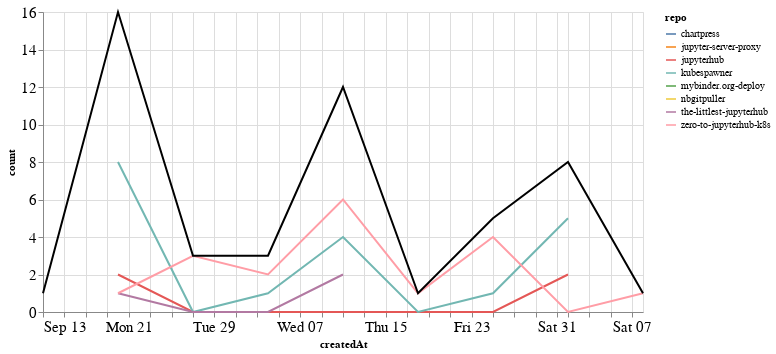

The cell this chart's notebook holds for it:
### Markdown cell above
## Comments

### Code cell
comments_time = comments.groupby('repo').resample('W', on='createdAt').count()['author'].reset_index()
comments_time = comments_time.rename(columns={'author': 'count'})
comments_time_total = comments_time.groupby('createdAt').agg({"count": "sum"}).reset_index()
ch1 = alt.Chart(comments_time, width=600).mark_line().encode(
    x='createdAt',
    y='count',
    color='repo',
    tooltip="repo"
)

ch2 = alt.Chart(comments_time_total, width=600).mark_line(color="black").encode(
    x='createdAt',
    y='count',
)

ch1 + ch2

### Figure 1 — Vega-Lite specification as saved in the notebook (floating-point values rounded to 4 significant figures)
{"config": {"axisLeft": {"labelFontSize": 15}, "axisBottom": {"labelFontSize": 15}}, "layer": [{"data": {"name": "data-209230bfc3af4ed3ee8d1570b774da7c"}, "mark": "line", "encoding": {"color": {"type": "nominal", "field": "repo"}, "tooltip": {"type": "nominal", "field": "repo"}, "x": {"type": "temporal", "field": "createdAt"}, "y": {"type": "quantitative", "field": "count"}}, "width": 600}, {"data": {"name": "data-3bedc63d30c974729a376f5e436ec760"}, "mark": {"type": "line", "color": "black"}, "encoding": {"x": {"type": "temporal", "field": "createdAt"}, "y": {"type": "quantitative", "field": "count"}}, "width": 600}], "$schema": "https://vega.github.io/schema/vega-lite/v4.8.1.json", "datasets": {"data-209230bfc3af4ed3ee8d1570b774da7c": [{"repo": "chartpress", "createdAt": "2020-11-01T00:00:00", "count": 1}, {"repo": "jupyter-server-proxy", "createdAt": "2020-09-20T00:00:00", "count": 3}, {"repo": "jupyterhub", "createdAt": "2020-09-20T00:00:00", "count": 2}, {"repo": "jupyterhub", "createdAt": "2020-09-27T00:00:00", "count": 0}, {"repo": "jupyterhub", "createdAt": "2020-10-04T00:00:00", "count": 0}, {"repo": "jupyterhub", "createdAt": "2020-10-11T00:00:00", "count": 0}, {"repo": "jupyterhub", "createdAt": "2020-10-18T00:00:00", "count": 0}, {"repo": "jupyterhub", "createdAt": "2020-10-25T00:00:00", "count": 0}, {"repo": "jupyterhub", "createdAt": "2020-11-01T00:00:00", "count": 2}, {"repo": "kubespawner", "createdAt": "2020-09-20T00:00:00", "count": 8}, {"repo": "kubespawner", "createdAt": "2020-09-27T00:00:00", "count": 0}, {"repo": "kubespawner", "createdAt": "2020-10-04T00:00:00", "count": 1}, {"repo": "kubespawner", "createdAt": "2020-10-11T00:00:00", "count": 4}, {"repo": "kubespawner", "createdAt": "2020-10-18T00:00:00", "count": 0}, {"repo": "kubespawner", "createdAt": "2020-10-25T00:00:00", "count": 1}, {"repo": "kubespawner", "createdAt": "2020-11-01T00:00:00", "count": 5}, {"repo": "mybinder.org-deploy", "createdAt": "2020-09-13T00:00:00", "count": 1}, {"repo": "nbgitpuller", "createdAt": "2020-09-20T00:00:00", "count": 1}, {"repo": "the-littlest-jupyterhub", "createdAt": "2020-09-20T00:00:00", "count": 1}, {"repo": "the-littlest-jupyterhub", "createdAt": "2020-09-27T00:00:00", "count": 0}, {"repo": "the-littlest-jupyterhub", "createdAt": "2020-10-04T00:00:00", "count": 0}, {"repo": "the-littlest-jupyterhub", "createdAt": "2020-10-11T00:00:00", "count": 2}, {"repo": "zero-to-jupyterhub-k8s", "createdAt": "2020-09-20T00:00:00", "count": 1}, {"repo": "zero-to-jupyterhub-k8s", "createdAt": "2020-09-27T00:00:00", "count": 3}, {"repo": "zero-to-jupyterhub-k8s", "createdAt": "2020-10-04T00:00:00", "count": 2}, {"repo": "zero-to-jupyterhub-k8s", "createdAt": "2020-10-11T00:00:00", "count": 6}, {"repo": "zero-to-jupyterhub-k8s", "createdAt": "2020-10-18T00:00:00", "count": 1}, {"repo": "zero-to-jupyterhub-k8s", "createdAt": "2020-10-25T00:00:00", "count": 4}, {"repo": "zero-to-jupyterhub-k8s", "createdAt": "2020-11-01T00:00:00", "count": 0}, {"repo": "zero-to-jupyterhub-k8s", "createdAt": "2020-11-08T00:00:00", "count": 1}], "data-3bedc63d30c974729a376f5e436ec760": [{"createdAt": "2020-09-13T00:00:00", "count": 1}, {"createdAt": "2020-09-20T00:00:00", "count": 16}, {"createdAt": "2020-09-27T00:00:00", "count": 3}, {"createdAt": "2020-10-04T00:00:00", "count": 3}, {"createdAt": "2020-10-11T00:00:00", "count": 12}, {"createdAt": "2020-10-18T00:00:00", "count": 1}, {"createdAt": "2020-10-25T00:00:00", "count": 5}, {"createdAt": "2020-11-01T00:00:00", "count": 8}, {"createdAt": "2020-11-08T00:00:00", "count": 1}]}}
